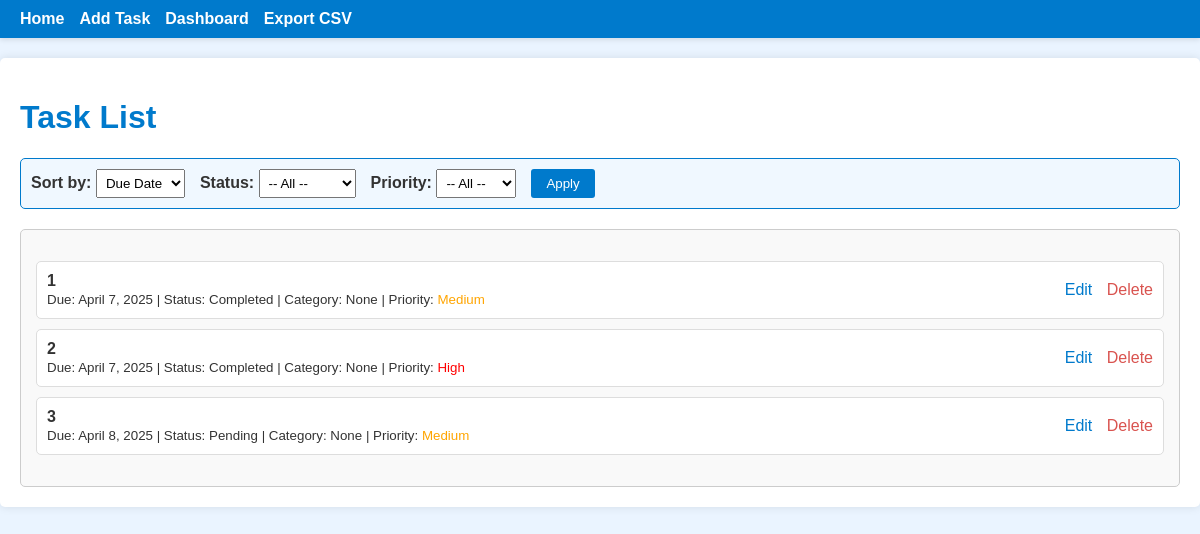
The page / on the database its author committed.
### todo/models.py (models this page shows, shortened)
class Task(models.Model):
    STATUS_CHOICES = [
        ('Pending', 'Pending'),
        ('Completed', 'Completed'),
    ]
    PRIORITY_CHOICES = [
        ('Low', 'Low'),
        ('Medium', 'Medium'),
        ('High', 'High'),
    ]
    title = models.CharField(max_length=200)
    description = models.TextField()
    due_date = models.DateField()
    status = models.CharField(max_length=10, choices=STATUS_CHOICES, default='Pending')
    category = models.CharField(max_length=100, null=True, blank=True, help_text="E.g., Work, Personal, Errands")
    priority = models.CharField(max_length=10, choices=PRIORITY_CHOICES, default='Medium')

### todo/views.py (the view)
# urls.py: path('', views.task_list, name='task_list'),
def task_list(request):
    tasks = Task.objects.all().order_by('due_date')
    return render(request, 'todo/task_list.html', {'tasks': tasks})

### todo/templates/todo/task_list.html (shortened to what this page needs)
{% extends 'todo/base.html' %}
{% block content %}
<h1>Task List</h1>
<div style="margin-bottom: 20px; padding: 10px; background-color: #f0f8ff; border: 1px solid #007acc; border-radius: 5px;">
  <form method="get" action="{% url 'task_list' %}" style="display: flex; flex-wrap: wrap; align-items: center; gap: 15px;">
    <div>
      <label for="sort" style="font-weight: bold;">Sort by:</label>
      <select name="sort" id="sort" style="padding: 5px;">
        <option value="due_date" {% if request.GET.sort == 'due_date' %}selected{% endif %}>Due Date</option>
      </select>
    </div>
    <div>
      <label for="status" style="font-weight: bold;">Status:</label>
      <select name="status" id="status" style="padding: 5px;">
        <option value="">-- All --</option>
      </select>
    </div>
    <div>
      <label for="priority" style="font-weight: bold;">Priority:</label>
      <select name="priority" id="priority" style="padding: 5px;">
        <option value="">-- All --</option>
      </select>
    </div>
    <div>
      <button type="submit" style="padding: 7px 15px; background-color: #007acc; color: white; border: none; border-radius: 3px; cursor: pointer;">Apply</button>
    </div>
  </form>
</div>
<div style="background-color: #f9f9f9; border: 1px solid #ccc; border-radius: 5px; padding: 15px;">
  <ul style="list-style-type: none; padding: 0;">
    {% for task in tasks %}
      <li style="margin-bottom: 10px; padding: 10px; background-color: #fff; border: 1px solid #ddd; border-radius: 5px;">
        <div style="display: flex; justify-content: space-between; align-items: center;">
          <div>
            <strong>{{ task.title }}</strong><br>
            <small>
              Due: {{ task.due_date }} | Status: {{ task.status }} | Category: {{ task.category }} |
              Priority:
              {% if task.priority == "Low" %}
                <span style="color: green;">{{ task.priority }}</span>
              {% elif task.priority == "Medium" %}
                <span style="color: orange;">{{ task.priority }}</span>
              {% elif task.priority == "High" %}
                <span style="color: red;">{{ task.priority }}</span>
              {% else %}
                {{ task.priority }}
              {% endif %}
            </small>
          </div>
          <div>
            <a href="{% url 'task_update' task.pk %}" style="margin-right: 10px; color: #007acc; text-decoration: none;">Edit</a>
            <a href="{% url 'task_delete' task.pk %}" style="color: #d9534f; text-decoration: none;">Delete</a>
          </div>
        </div>
      </li>
    {% empty %}
      <li>No tasks available. <a href="{% url 'task_create' %}" style="color: #007acc; text-decoration: none;">Add a new task.</a></li>
    {% endfor %}
  </ul>
</div>
{% endblock %}

### todo/templates/todo/base.html (shortened to what this page needs)
<!DOCTYPE html>
<html>
<head>
</head>
<body>
    <header>
        <nav>
            <a href="{% url 'task_list' %}">Home</a>
            <a href="{% url 'task_create' %}">Add Task</a>
            <a href="{% url 'dashboard' %}">Dashboard</a>
            <a href="{% url 'export_tasks_csv' %}">Export CSV</a>
        </nav>
    </header>
    <div class="container">
        {% block content %}
        {% endblock %}
    </div>
</body>
</html>

### todo/templates/todo/base.html (style rules this page uses)
body { font-family: Arial, sans-serif; margin: 0; padding: 0; background-color: #eaf4ff; color: #333; }
header { background-color: #007acc; color: #fff; padding: 10px 20px; box-shadow: 0 2px 5px rgba(0,0,0,0.1); }
nav { display: flex; gap: 15px; }
nav a { color: #fff; text-decoration: none; font-weight: bold; transition: color 0.3s ease; }
.container { max-width: 1200px; margin: 20px auto; padding: 20px; background: #fff; box-shadow: 0 0 10px rgba(0,0,0,0.1); border-radius: 5px; }
h1, h2 { color: #007acc; }

### rows shown on the page
Task: title "1", due_date "April 7, 2025", status "Completed", category "None", priority "Medium"
Task: title "2", due_date "April 7, 2025", status "Completed", category "None", priority "High"
Task: title "3", due_date "April 8, 2025", status "Pending", category "None", priority "Medium"
